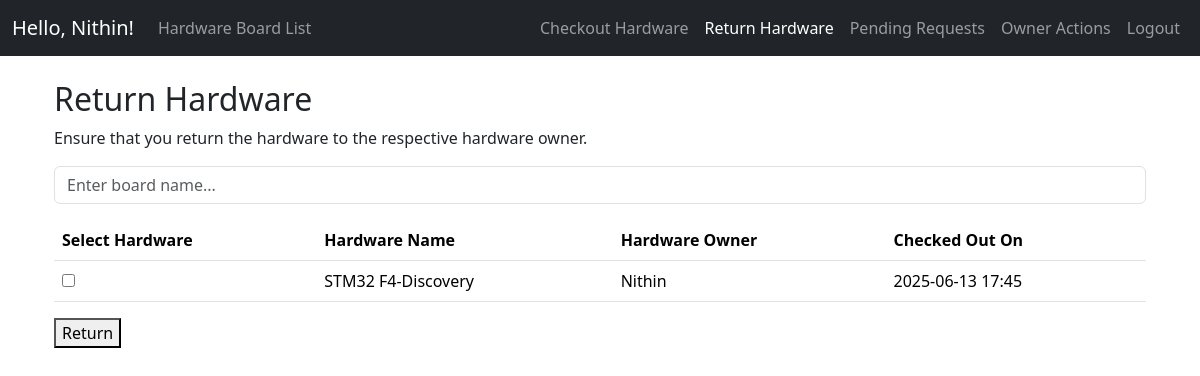
Page /return (signed in) on the earlier database version.
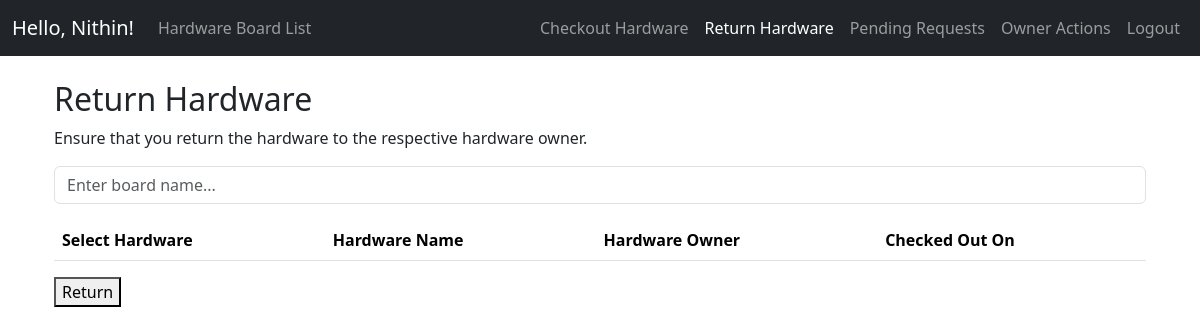
Same page on the later database version.
### models.py (models this page shows, shortened)
class Checkout(db.Model):
    __tablename__ = 'checkout'
    id = db.Column(db.Integer, primary_key=True)
    user_id = db.Column(db.Integer, db.ForeignKey('user.id'), nullable=False)
    hardware_id = db.Column(db.Integer, db.ForeignKey('hardware.id'), nullable=False)
    pending_checkout_date = db.Column(db.DateTime, nullable=True)
    pending_return_date = db.Column(db.DateTime, nullable=True)
    checkout_date = db.Column(db.DateTime, nullable=True)
    return_date = db.Column(db.DateTime, nullable=True)
    state = db.Column(db.String(150), nullable=False)
    hw_leaser = db.relationship('User', backref=db.backref('hw_leaser_name', lazy=True))
    hardware = db.relationship('Hardware', back_populates='checkouts')

class Hardware(db.Model):
    __tablename__ = 'hardware'
    id = db.Column(db.Integer, primary_key=True)
    name = db.Column(db.String(150), nullable=False)
    count = db.Column(db.Integer, nullable=False)
    owner_id = db.Column(db.Integer, db.ForeignKey('user.id'), nullable=False)
    hw_owner = db.relationship('User', backref=db.backref('hw_owner_name', lazy=True))
    checkouts = db.relationship('Checkout', back_populates='hardware')

class User(UserMixin, db.Model):
    __tablename__ = 'user'
    id = db.Column(db.Integer, primary_key=True)
    username = db.Column(db.String(150), unique=True, nullable=False)
    password_hash = db.Column(db.String(128), nullable=False)
    privilege_level = db.Column(db.String(50), nullable=False, default='user')
    approval_status = db.Column(db.String(50), nullable=False, default='pending')

### app.py (the view, shortened to what this page needs)
@app.route('/return', methods=['GET', 'POST'])
@login_required
def return_hardware():
    checkouts = Checkout.query.filter(
        Checkout.user_id == current_user.id,
        Checkout.state == 'taken').all()
    return render_template('return.html', checkouts=checkouts)

### app.py (called while the page is built)
def to_ist_filter(value):
    if value is None:
        return ''
    ist = timezone('Asia/Kolkata')
    return utc.localize(value).astimezone(ist).strftime('%Y-%m-%d %H:%M')

@login_manager.user_loader
def load_user(user_id):
    return User.query.get(int(user_id))

@app.context_processor
def inject_active_page():
    is_hw_owner = False
    if current_user.is_authenticated:
        is_hw_owner = Hardware.query.filter_by(owner_id=current_user.id).first() is not None
    return dict(active_page=request.endpoint, is_hw_owner=is_hw_owner)

### templates/return.html (shortened to what this page needs)
{% extends "base.html" %}
{% block content %}
<div class="container">
    <h2>Return Hardware</h2>
    <p>Ensure that you return the hardware to the respective hardware owner.</p>
    <div class="input-group mb-3 mw-100">
        <input type="text" class="form-control live-search-box" aria-label="target_name"
            placeholder="Enter board name..." aria-describedby="inputGroup-sizing-default">
    </div>
    <form id="returnForm" method="POST">
        <div class="table-responsive">
            <table class="table">
                <thead>
                    <tr>
                        <th>Select Hardware</th>
                        <th>Hardware Name</th>
                        <th>Hardware Owner</th>
                        <th>Checked Out On</th>
                    </tr>
                </thead>
                <tbody class="live-search-list" id="hardwareList">
                    {% for checkout in checkouts %}
                    <tr>
                        <td>
                            <div>
                                <input type="checkbox" name="checkout_ids" value="{{ checkout.id }}">
                            </div>
                        </td>
                        <td>{{ checkout.hardware.name }}</td>
                        <td>{{ checkout.hardware.hw_owner.username }}</td>
                        <td>{{ checkout.checkout_date|to_ist }}</td>
                    </tr>
                    {% endfor %}
                </tbody>
            </table>
        </div>
        <button id="returnButton" type="button" onClick="checkCheckboxes()">Return</button>
    </form>
</div>
{% endblock %}

Differences in the rows shown:
no longer on this page (row edited): Checkout: hardware.name "STM32 F4-Discovery", hardware.hw_owner.username "Nithin", checkout_date|to_ist "2025-06-13 17:45"
